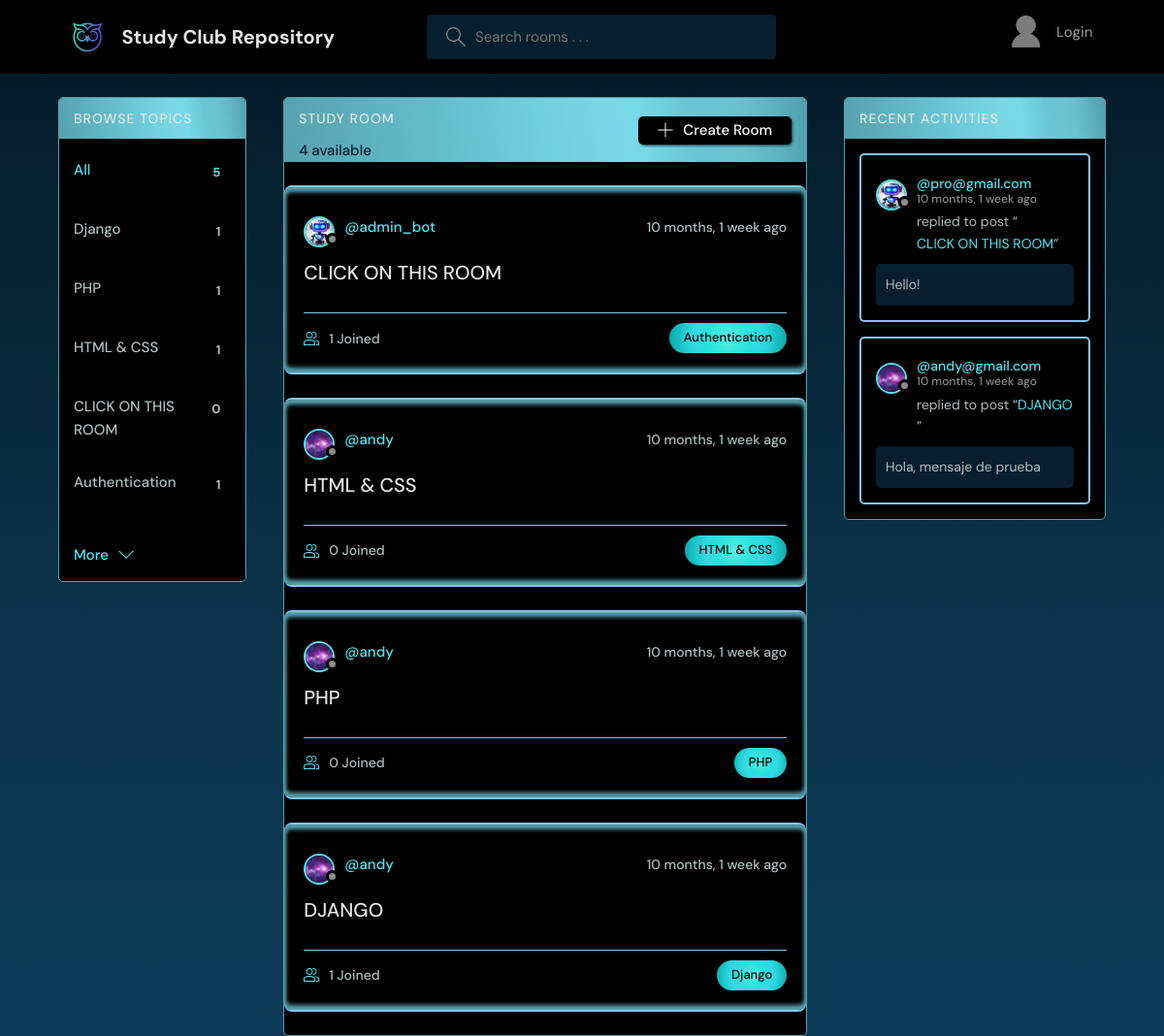
Before: / with the older database file.
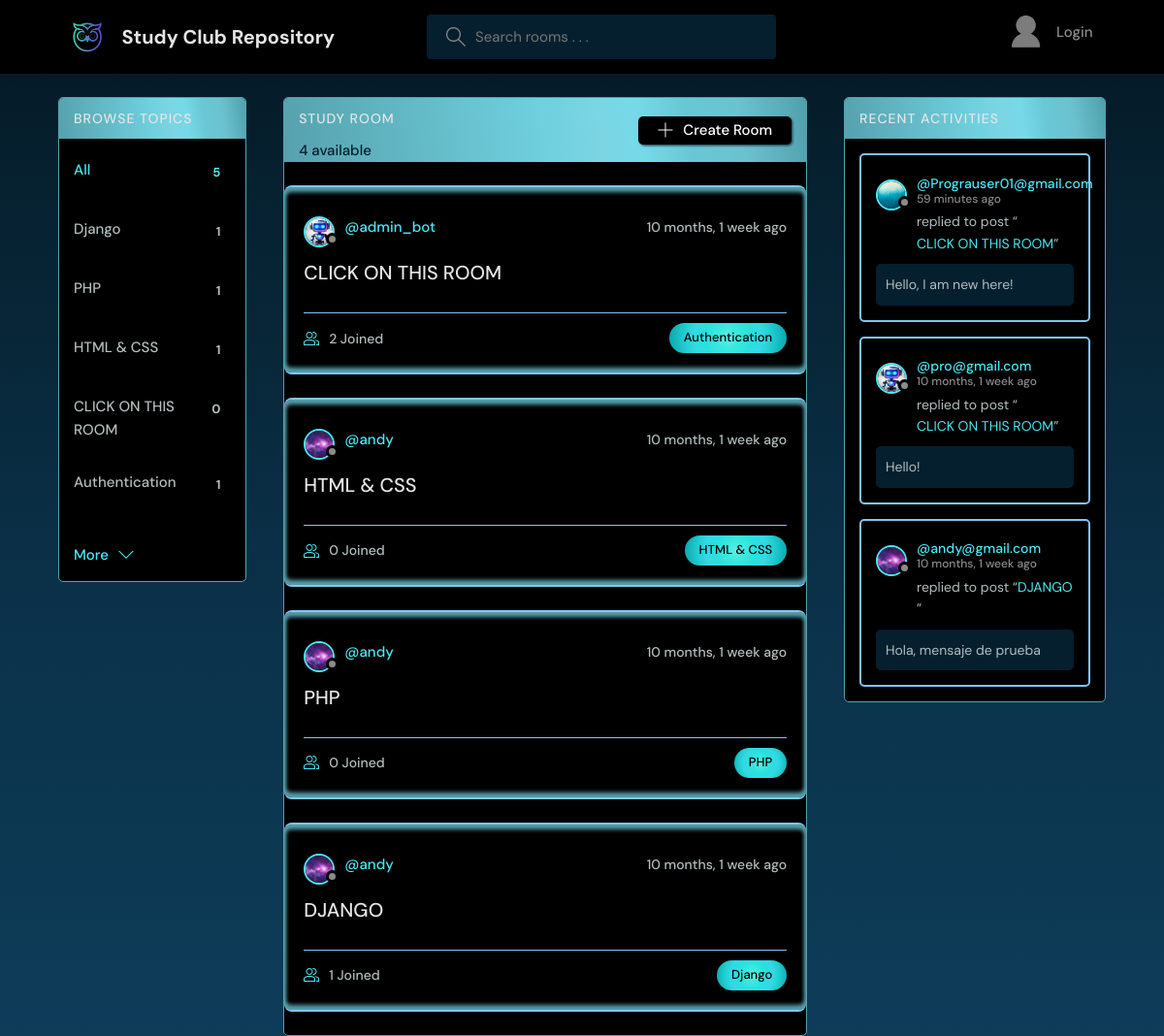
After: the same page with the newer database file.
### base/models.py (models this page shows, shortened)
class Topic(models.Model):
    name = models.CharField(max_length=200)

class Room(models.Model):
    host = models.ForeignKey(User, on_delete=models.SET_NULL, null=True)
    topic =  models.ForeignKey(Topic, on_delete=models.SET_NULL, null=True)
    name = models.CharField(max_length=200)
    description = models.TextField(null = True, blank = True)
    participants = models.ManyToManyField(User, related_name='participants', blank=True)
    updated = models.DateTimeField(auto_now=True)
    created = models.DateTimeField(auto_now_add=True)
    class Meta:
        ordering = ['-updated', '-created']
    def __str__(self):
        return self.name

class User(AbstractUser):
    name = models.CharField(max_length=200, null=True)
    email = models.EmailField(unique=True, null=True)
    bio = models.TextField(null=True)
    avatar = models.ImageField(null=True, default="blue.jpg")
    USERNAME_FIELD = 'email'
    REQUIRED_FIELDS = []

class Message(models.Model):
    user = models.ForeignKey(User, on_delete=models.CASCADE)
    room = models.ForeignKey(Room, on_delete=models.CASCADE)
    body = models.TextField()
    updated = models.DateTimeField(auto_now=True)
    created = models.DateTimeField(auto_now_add=True)
    class Meta:
        ordering = ['-updated', '-created']

### base/views.py (the view)
# urls.py: path('', views.home, name = "home"),
def home(request):
    q = request.GET.get('q') if request.GET.get('q') != None else ''
    rooms = Room.objects.filter(Q(topic__name__icontains = q) | Q(name__icontains = q)| Q(description__icontains = q))
    topics = Topic.objects.all()[0:5]
    room_count = rooms.count()
    room_messages = Message.objects.all().filter(Q(room__topic__name__icontains = q))
    context = {'rooms' : rooms, 'topics' : topics, 'room_count' : room_count, 'room_messages' : room_messages}
    return render(request, 'base/home.html', context)

### base/templates/base/home.html (shortened to what this page needs)
{%  extends 'main.html' %}
{% block content %}
<main class="layout layout--3">
  <div class="container">
    {% include 'base/topics_component.html' %}
    <div class="roomList">
      <div class="roomList__header">
        <div>
          <h2>Study Room</h2>
          <p>{{room_count}} available</p>
        </div>
        <a class="btn btn--main" href="{% url 'create-room' %}">
          <svg version="1.1" xmlns="http://www.w3.org/2000/svg" width="32" height="32" viewBox="0 0 32 32">
            <title>add</title>
            <path
              d="M16.943 0.943h-1.885v14.115h-14.115v1.885h14.115v14.115h1.885v-14.115h14.115v-1.885h-14.115v-14.115z"
            ></path>
          </svg>
          Create Room
        </a>
      </div>
      {% include 'base/feed_component.html' %}
    </div>
    {% include 'base/activity_component.html' %}
  </div>
</main>
{% endblock %}

### base/templates/base/topics_component.html
<div class="topics">
    <div class="topics__header">
      <h2>Browse Topics</h2>
    </div>
    <ul class="topics__list">
      <li>
        <a href="{% url 'home' %}" class="active">All<span>{{topics.count}}</span></a>
      </li>
      {% for topic in topics %}
      <li>
        <a href="{% url 'home' %}?q={{topic.name}}">{{topic.name}}<span>{{topic.room_set.all.count}}</span></a>
      </li>
      {% endfor %}
    </ul>
    <a class="btn btn--link" href="{% url 'topics' %}">
      More
      <svg version="1.1" xmlns="http://www.w3.org/2000/svg" width="32" height="32" viewBox="0 0 32 32">
        <title>chevron-down</title>
        <path d="M16 21l-13-13h-3l16 16 16-16h-3l-13 13z"></path>
      </svg>
    </a>
  </div>

### base/templates/base/feed_component.html (shortened to what this page needs)
{% for room in rooms %}
<div class="roomListRoom">
    <div class="roomListRoom__header">
      <a href="{% url 'user-profile' room.host.id %}" class="roomListRoom__author">
        <div class="avatar avatar--small">
          <img src="{{room.host.avatar.url}}" />
        </div>
        <span>@{{room.host.username}}</span>
      </a>
      <div class="roomListRoom__actions">
        <span>{{room.created|timesince}} ago</span>
      </div>
    </div>
    <div class="roomListRoom__content">
      <a href="{% url 'room' room.id %}">{{room.name}}</a>
    </div>
    <div class="roomListRoom__meta">
      <a href="{% url 'room' room.id %}" class="roomListRoom__joined">
        {{room.participants.all.count}} Joined
      </a>
      <p class="roomListRoom__topic">{{room.topic.name}}</p>
    </div>
  </div>
{% endfor %}

### base/templates/base/activity_component.html (shortened to what this page needs)
<div class="activities">
    <div class="activities__header">
      <h2>Recent Activities</h2>
    </div>
    {% for message in room_messages %}
    <div class="activities__box">
      <div class="activities__boxHeader roomListRoom__header">
        <a href="{% url 'user-profile' message.user.id %}" class="roomListRoom__author">
          <div class="avatar avatar--small">
            <img src="{{message.user.avatar.url}}" />
          </div>
          <p>
            @{{message.user}}
            <span>{{message.created|timesince}} ago</span>
          </p>
        </a>
      </div>
      <div class="activities__boxContent">
        <p>replied to post “<a href="{% url 'room' message.room.id %}">{{message.room}}</a>”</p>
        <div class="activities__boxRoomContent">
          {{message.body}}
        </div>
      </div>
    </div>
    {% endfor %}
  </div>

Changed rows visible on the page:
computed for Room "CLICK ON THIS ROOM": participants.all.count "1" → "2"
added Message: user.avatar (picture), user "Prograuser01@gmail.com", created "59 minutes", room "CLICK ON THIS ROOM", body "Hello, I am new here!"
